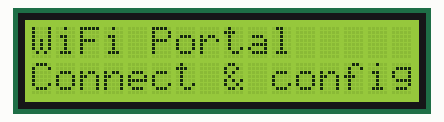
A program run on a simulated ESP32. Shown: 16×2 character LCD. WiFi joins after 1.5 s; servers stay silent unless stated; web services answer with replies made up by the test bench.

Above: at 0.2 s.
At 1.9 s:
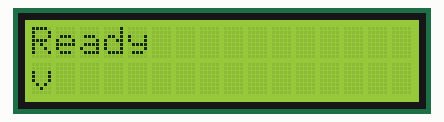

The program:

main.cpp
```cpp
#include <Arduino.h>
#include <WiFi.h>
#include "lcd_display.h"
#include "wifi_setup.h"
#include "telegram_api.h"
#include "ota_update.h"

#ifndef FW_VERSION
#define FW_VERSION "local"
#endif

static String deviceName = "ESP32-OTA";
static unsigned long lastPollMs = 0;
static const unsigned long pollIntervalMs = 2000;
static bool updating = false;

void setup() {
  Serial.begin(115200);

  lcdInit();
  lcdShow("Booting...", "FW " + String(FW_VERSION));

  telegramInit();
  setupWiFiWithPortal(deviceName);
  lcdShow("WiFi OK", WiFi.localIP().toString());

  sendTelegram("Device online. FW " + String(FW_VERSION) +
               "\nIP: " + WiFi.localIP().toString() +
               "\nSend /update");
  lcdShow("Ready", "v" + String(FW_VERSION));
}

void loop() {
  unsigned long now = millis();

  if (!updating && (now - lastPollMs > pollIntervalMs)) {
    lastPollMs = now;

    if (fetchTelegramAndCheckUpdateCmd()) {
      updating = true;
      sendTelegram("Starting OTA...");
      lcdShow("Updating...", "");
      if (!doOTAFromLatestRelease()) {
        updating = false;
      }
    }
  }
}
```

ota_update.h
```cpp
#pragma once
bool doOTAFromLatestRelease();
```

secrets.h
```cpp
#pragma once

// Дані для Telegram бота (створити через BotFather)
#define TG_BOT_TOKEN "977132350:AAEjOLsbIapsRzOUACPC_P61wM5VoaCCiQo"
// ID вашого особистого чату або групи (цілочисельне)
#define TG_CHAT_ID   "432217217"

// Ім’я GitHub-репо у форматі owner/repo
#define GH_REPO "waylander11/esp32-OTA-updates-"
// Ім’я файлу прошивки, який викладається у реліз
#define GH_FW_FILENAME "firmware.bin"

// (опц.) мітка для WiFiManager AP
#define WM_AP_NAME "ESP32-ANTON"
#define WM_AP_PASS ""   // залиште порожнім = без пароля
```

telegram_api.h
```cpp
#pragma once
#include <Arduino.h>

void telegramInit();
bool sendTelegram(const String &text);
bool fetchTelegramAndCheckUpdateCmd();
```

wifi_setup.h
```cpp
#pragma once
#include <Arduino.h>
void setupWiFiWithPortal(const String &deviceName);
```

ota_update.cpp
```cpp
#include <WiFiClientSecure.h>
#include <HTTPClient.h>
#include <HTTPUpdate.h>
#include "ota_update.h"
#include "lcd_display.h"
#include "telegram_api.h"
#include "secrets.h"

#ifndef FW_VERSION
#define FW_VERSION "local"
#endif

static String ghLatestReleaseUrl() {
  // https://github.com/<owner>/<repo>/releases/latest/download/<filename>
  return "https://github.com/" + String(GH_REPO) + "/releases/latest/download/" + String(GH_FW_FILENAME);
}

bool doOTAFromLatestRelease() {
  lcdShow("Updating...", "Please wait");

  WiFiClientSecure client;
  client.setInsecure();

  httpUpdate.setFollowRedirects(HTTPC_STRICT_FOLLOW_REDIRECTS); // слідуємо за 302 GitHub
  httpUpdate.rebootOnUpdate(true);

  String url = ghLatestReleaseUrl();
  t_httpUpdate_return ret = httpUpdate.update(client, url);

  switch (ret) {
    case HTTP_UPDATE_OK:
      lcdShow("Update OK", "Rebooting...");  // was showUpdateDone(true)
      return true;
    case HTTP_UPDATE_NO_UPDATES:
      sendTelegram("No updates available.");
      break;
    case HTTP_UPDATE_FAILED:
    default:
      lcdShow("Update FAIL", httpUpdate.getLastErrorString()); // was showUpdateDone(false)
      break;
  }

  delay(3000);
  return false;
}
```

telegram_api.cpp
```cpp
#include <Arduino.h>
#include <WiFiClientSecure.h>
#include <HTTPClient.h>
#include <ArduinoJson.h>
#include "secrets.h"

void telegramInit() {
  // Нічого не робимо — спрощено
}

bool sendTelegram(const String &text) {
  WiFiClientSecure client; client.setInsecure();
  HTTPClient http;
  String url = "https://api.telegram.org/bot" + String(TG_BOT_TOKEN) + "/sendMessage";
  if (!http.begin(client, url)) return false;
  http.addHeader("Content-Type", "application/json");

  JsonDocument doc;
  doc["chat_id"] = TG_CHAT_ID;
  doc["text"] = text;

  String body; serializeJson(doc, body);
  int code = http.POST(body);
  http.end();
  return (code == HTTP_CODE_OK);
}

bool fetchTelegramAndCheckUpdateCmd() {
  WiFiClientSecure client; client.setInsecure();
  HTTPClient http;
  String url = "https://api.telegram.org/bot" + String(TG_BOT_TOKEN) + "/getUpdates?timeout=1";

  if (!http.begin(client, url)) return false;
  int code = http.GET();
  if (code != HTTP_CODE_OK) { http.end(); return false; }

  JsonDocument doc;
  if (deserializeJson(doc, http.getStream())) { http.end(); return false; }
  http.end();

  for (JsonObject upd : doc["result"].as<JsonArray>()) {
    String chatId = String((long)upd["message"]["chat"]["id"]);
    String text = String((const char*)upd["message"]["text"]);
    if (chatId == TG_CHAT_ID && text.equalsIgnoreCase("/update")) {
      return true;
    }
  }
  return false;
}
```

wifi_setup.cpp
```cpp
#include <WiFi.h>
#include <WiFiManager.h>
#include "lcd_display.h"
#include "secrets.h"

void setupWiFiWithPortal(const String &deviceName) {
  WiFi.mode(WIFI_STA);
  WiFiManager wm;
  if (strlen(WM_AP_NAME) > 0) {
    wm.setHostname(deviceName.c_str());
    showWiFiPortal();
    bool ok = wm.autoConnect(WM_AP_NAME, strlen(WM_AP_PASS) ? WM_AP_PASS : nullptr);
    if (!ok) {
      lcdPrint2("WiFi failed", "Reboot...");
      delay(2000);
      ESP.restart();
    }
  }
}
```

lcd_display.h
```cpp
#pragma once
#include <Arduino.h>

void lcdInit();
void lcdShow(const String &l1, const String &l2);

// --- wrappers used elsewhere ---
void showUpdating();
void showUpdateDone(bool success);
void showWiFiPortal();
void lcdPrint2(const String &l1, const String &l2);
```

lcd_display.cpp
```cpp
#include <Arduino.h>
#include <LiquidCrystal_I2C.h>
#include "lcd_display.h"
#include "secrets.h"

#ifndef LCD_I2C_ADDR
#define LCD_I2C_ADDR 0x27
#endif
#ifndef LCD_COLS
#define LCD_COLS 16
#endif
#ifndef LCD_ROWS
#define LCD_ROWS 2
#endif

static LiquidCrystal_I2C lcd(LCD_I2C_ADDR, LCD_COLS, LCD_ROWS);
static bool lcdReady = false;

static void ensureInit() {
  if (!lcdReady) {
    lcd.init();
    lcd.backlight();
    lcdReady = true;
  }
}

void lcdInit() {
  ensureInit();
}

void lcdShow(const String &l1, const String &l2) {
  ensureInit();
  lcd.clear();
  lcd.setCursor(0, 0); lcd.print(l1);
  lcd.setCursor(0, 1); lcd.print(l2);
}

// ---- wrappers (compat layer) ----
void showUpdating()          { lcdShow("Updating...", "Please wait"); }
void showUpdateDone(bool ok) { lcdShow(ok ? "Update OK" : "Update FAIL",
                                       ok ? "Rebooting..." : "Check logs"); }
void showWiFiPortal()        { lcdShow("WiFi Portal", "Connect & config"); }
void lcdPrint2(const String &l1, const String &l2) { lcdShow(l1, l2); }
```
